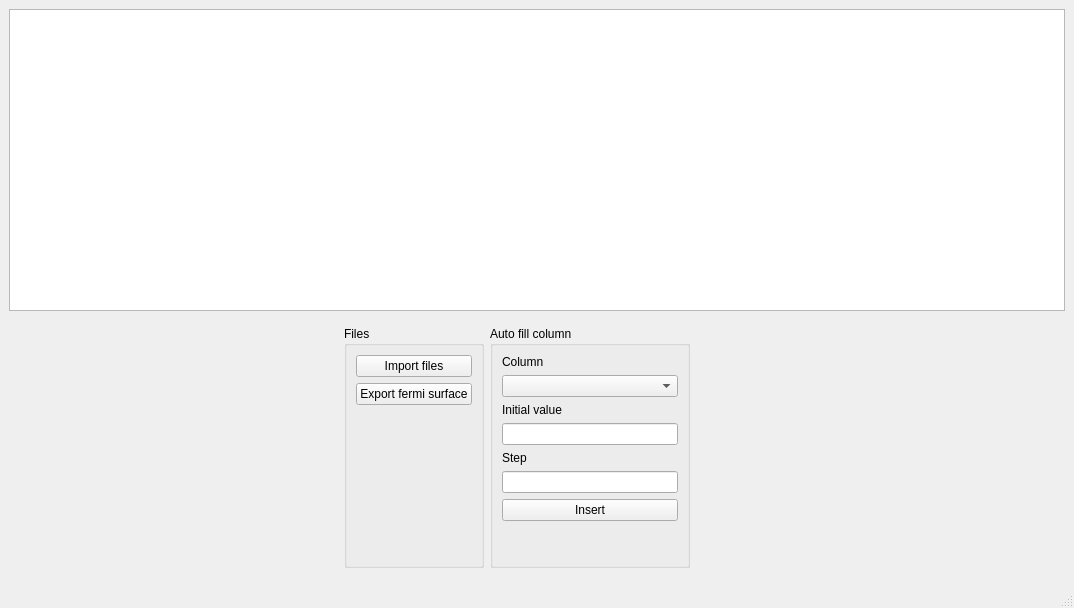
<?xml version="1.0" encoding="UTF-8"?>
<ui version="4.0">
 <class>BuildWindow</class>
 <widget class="QMainWindow" name="BuildWindow">
  <property name="geometry">
   <rect>
    <x>0</x>
    <y>0</y>
    <width>1074</width>
    <height>608</height>
   </rect>
  </property>
  <property name="windowTitle">
   <string>Build</string>
  </property>
  <widget class="QWidget" name="centralwidget">
   <layout class="QVBoxLayout" name="verticalLayout_2">
    <item>
     <widget class="QTableView" name="tableOfEntries">
      <property name="sortingEnabled">
       <bool>true</bool>
      </property>
     </widget>
    </item>
    <item>
     <widget class="QWidget" name="widget" native="true">
      <property name="maximumSize">
       <size>
        <width>16777215</width>
        <height>260</height>
       </size>
      </property>
      <layout class="QHBoxLayout" name="horizontalLayout_2">
       <item>
        <widget class="QWidget" name="plotWidget" native="true">
         <property name="minimumSize">
          <size>
           <width>320</width>
           <height>240</height>
          </size>
         </property>
         <property name="maximumSize">
          <size>
           <width>320</width>
           <height>240</height>
          </size>
         </property>
        </widget>
       </item>
       <item>
        <widget class="QGroupBox" name="groupBox">
         <property name="title">
          <string>Files</string>
         </property>
         <layout class="QVBoxLayout" name="verticalLayout">
          <item>
           <widget class="QPushButton" name="loadFilesBtn">
            <property name="text">
             <string>Import files</string>
            </property>
           </widget>
          </item>
          <item>
           <widget class="QPushButton" name="exportFermiBtn">
            <property name="text">
             <string>Export fermi surface</string>
            </property>
           </widget>
          </item>
          <item>
           <spacer name="verticalSpacer_2">
            <property name="orientation">
             <enum>Qt::Vertical</enum>
            </property>
            <property name="sizeHint" stdset="0">
             <size>
              <width>20</width>
              <height>40</height>
             </size>
            </property>
           </spacer>
          </item>
         </layout>
        </widget>
       </item>
       <item>
        <widget class="QGroupBox" name="groupBox_2">
         <property name="maximumSize">
          <size>
           <width>200</width>
           <height>99999</height>
          </size>
         </property>
         <property name="title">
          <string>Auto fill column</string>
         </property>
         <layout class="QVBoxLayout" name="verticalLayout_3">
          <item>
           <widget class="QLabel" name="label">
            <property name="text">
             <string>Column</string>
            </property>
           </widget>
          </item>
          <item>
           <widget class="QComboBox" name="autoColumnChooser"/>
          </item>
          <item>
           <widget class="QLabel" name="label_2">
            <property name="text">
             <string>Initial value</string>
            </property>
           </widget>
          </item>
          <item>
           <widget class="QLineEdit" name="autoColumnInitialTxt"/>
          </item>
          <item>
           <widget class="QLabel" name="label_3">
            <property name="text">
             <string>Step</string>
            </property>
           </widget>
          </item>
          <item>
           <widget class="QLineEdit" name="autoColumnStepTxt"/>
          </item>
          <item>
           <widget class="QPushButton" name="autoColumnInsertBtn">
            <property name="text">
             <string>Insert</string>
            </property>
           </widget>
          </item>
          <item>
           <spacer name="verticalSpacer">
            <property name="orientation">
             <enum>Qt::Vertical</enum>
            </property>
            <property name="sizeHint" stdset="0">
             <size>
              <width>20</width>
              <height>40</height>
             </size>
            </property>
           </spacer>
          </item>
         </layout>
        </widget>
       </item>
       <item>
        <spacer name="horizontalSpacer">
         <property name="orientation">
          <enum>Qt::Horizontal</enum>
         </property>
         <property name="sizeHint" stdset="0">
          <size>
           <width>40</width>
           <height>20</height>
          </size>
         </property>
        </spacer>
       </item>
      </layout>
     </widget>
    </item>
   </layout>
  </widget>
  <widget class="QStatusBar" name="statusbar"/>
 </widget>
 <resources/>
 <connections/>
</ui>
